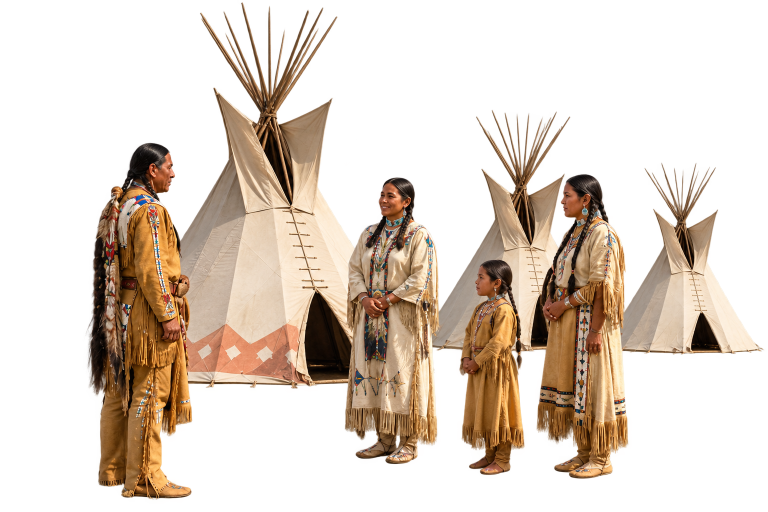
#> input picture ori_promo/assets_user/tipis.png, 1536 x 1024 px (shown at 1/2 size); the run also reads 2 pictures not shown here
$ python make_composites.py
#> lines starting #> are read from the running program, lines starting #| are printed output that depends on the picture
#> in native_scene, `canvas = Image.new("RGBA", (W, H), (0, 0, 0, 0))`: canvas: PIL image 1920x1080 RGBA; every value is 0
#!/usr/bin/env python3
"""Full-frame RGBA scene overlays from the user-supplied transparent
photoreal elements, with contact shadows and light matching. Each scene
is composited onto the footage BEFORE the beat's grade, so the grade
unifies plate and elements."""
from PIL import Image, ImageDraw, ImageFilter, ImageEnhance

W, H = 1920, 1080


def load(path, desat=0.94, bright=1.0, blur=0.5, cool=False):
#> called with path = 'assets_user/tipis.png', desat = 0.94, bright = 1, blur = 0.5, cool = False
    im = Image.open(path).convert("RGBA")
#> im is the input picture: PIL image 1536x1024 RGBA; mean R, G, B, A 65.9, 51.1, 37.6, 91
    r, g, b, a = im.split()
    rgb = Image.merge("RGB", (r, g, b))
    rgb = ImageEnhance.Color(rgb).enhance(desat)
    rgb = ImageEnhance.Brightness(rgb).enhance(bright)
    if cool:  # cold shift for the glacial beat
        ch = rgb.split()
        rgb = Image.merge("RGB", (
            ch[0].point(lambda p: int(p * 0.86)),
            ch[1].point(lambda p: int(p * 0.96)),
            ch[2].point(lambda p: min(int(p * 1.08), 255))))
    out = Image.merge("RGBA", (*rgb.split(), a))
    if blur:
        out = out.filter(ImageFilter.GaussianBlur(blur))
#> call 2 of load, with path = 'assets_user/beadwork.png', desat = 0.94, bright = 1, blur = 0.5, cool = False
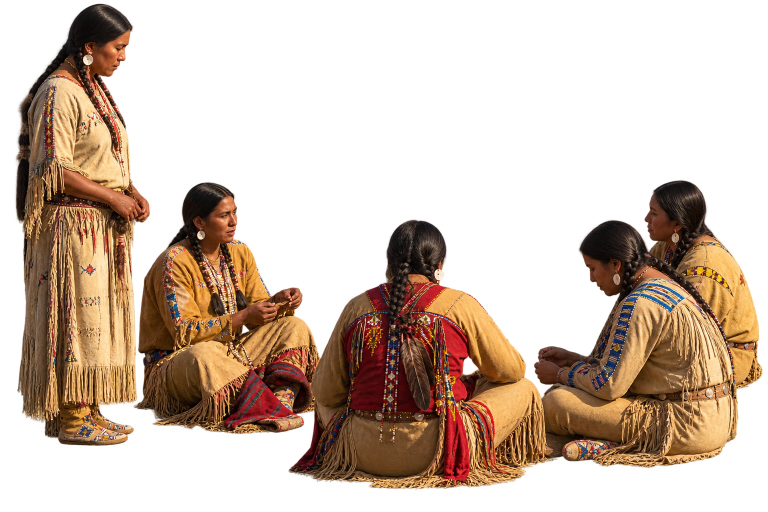
#> input picture ori_promo/assets_user/beadwork.png, 1536 x 1024 px (shown at 1/2 size)
#> in load, im is the input picture: PIL image 1536x1024 RGBA; mean R, G, B, A 59.4, 39.7, 24.7, 102.5
    return out


def place(canvas, el, cx, ground_y, target_h, flip=False, shadow_scale=0.86,
          shadow_alpha=80):
#> called with cx = 1430, ground_y = 890, target_h = 330, flip = False, shadow_scale = 0.86, shadow_alpha = 65
    w = int(el.width * target_h / el.height)
#> w = 495
    im = el.resize((w, target_h), Image.LANCZOS)
#> im: PIL image 495x330 RGBA
    if flip:
        im = im.transpose(Image.FLIP_LEFT_RIGHT)
    sw = int(w * shadow_scale)
#> sw = 425
    sh = max(int(sw * 0.10), 12)
#> sh = 42
    sc = Image.new("RGBA", (sw + 60, sh + 60), (0, 0, 0, 0))
#> sc: PIL image 485x102 RGBA; every value is 0
    ImageDraw.Draw(sc).ellipse((30, 30, 30 + sw, 30 + sh),
                               fill=(10, 8, 5, shadow_alpha))
    sc = sc.filter(ImageFilter.GaussianBlur(11))
    canvas.alpha_composite(sc, (cx - sw // 2 - 30, ground_y - sh // 2 - 30))
    canvas.alpha_composite(im, (cx - w // 2, ground_y - im.height))


def native_scene():
    """6808 @ ~27s. Perspective ladder from the plate: far-path people
    measure ~80px (1m ~ 46px at y~650), rising to ~200px/m at the near
    lawn. Three depth planes, diagonal composition: camp mid-left past
    the path, an echo camp far-right on the bank, beadwork circle near-
    right in the foreground."""
    canvas = Image.new("RGBA", (W, H), (0, 0, 0, 0))
    tipis = load("assets_user/tipis.png")
    beadwork = load("assets_user/beadwork.png")
    # main camp mid-right lawn (adults ~190px at ~150px/m)
    place(canvas, tipis, 1430, 890, 330, shadow_alpha=65)
    # beadwork circle near-left foreground (seated ~200px)
    place(canvas, beadwork, 560, 1035, 295, shadow_alpha=75)
#> in place (call 2), `sc = Image.new("RGBA", (sw + 60, sh + 60), (0, 0, 0, 0))`: sc: PIL image 440x98 RGBA; every value is 0
    canvas.save("work/overlays_h/scene_native.png")


def pioneer_scene():
    """6805 @ ~28s. Anchors: trash can ~75px at y~650 (1m ~ 70px),
    ~165px/m at y~950. Camp staged against the stone ruins pile so it
    belongs to the environment, with a warm firelight pool spilling
    onto the grass."""
    canvas = Image.new("RGBA", (W, H), (0, 0, 0, 0))
    pioneers = load("assets_user/pioneers.png")
#> call 3 of load, with path = 'assets_user/pioneers.png', desat = 0.94, bright = 1, blur = 0.5, cool = False
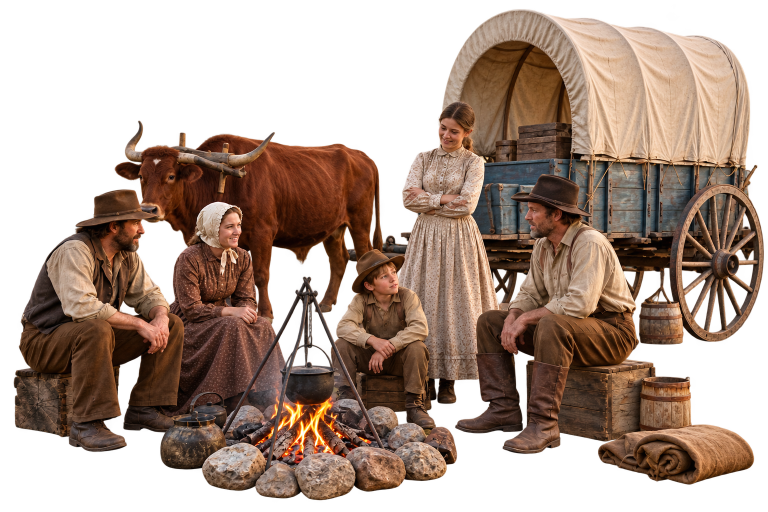
#> input picture ori_promo/assets_user/pioneers.png, 1536 x 1024 px (shown at 1/2 size)
#> in load, im is the input picture: PIL image 1536x1024 RGBA; mean R, G, B, A 99.1, 71.9, 55.5, 150.5
#> in load (call 3), `r, g, b, a = im.split()`:
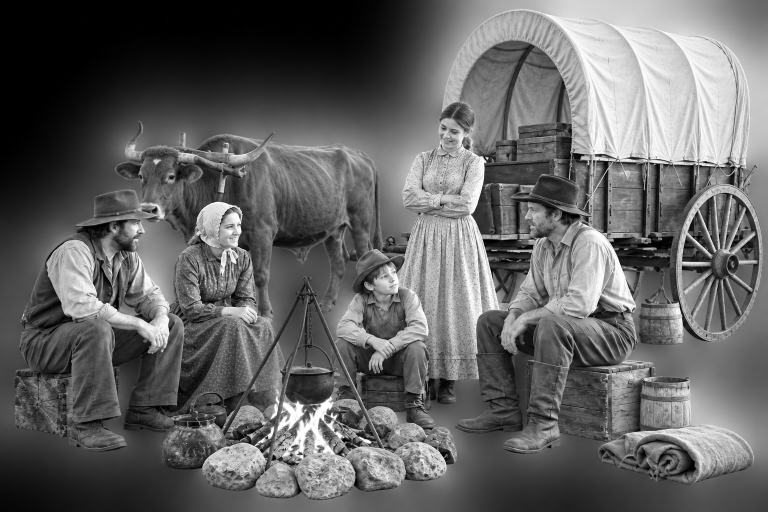
#> r: PIL image 1536x1024 L (shown at 1/2 size); min 0, max 255, mean 99.1
#> in load (call 3), `r, g, b, a = im.split()`:
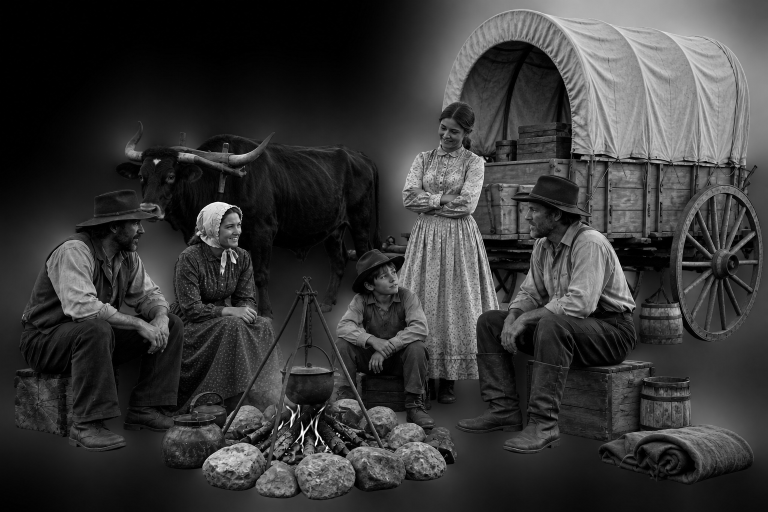
#> b: PIL image 1536x1024 L (shown at 1/2 size); min 0, max 255, mean 55.5
#> in load (call 3), `r, g, b, a = im.split()`:
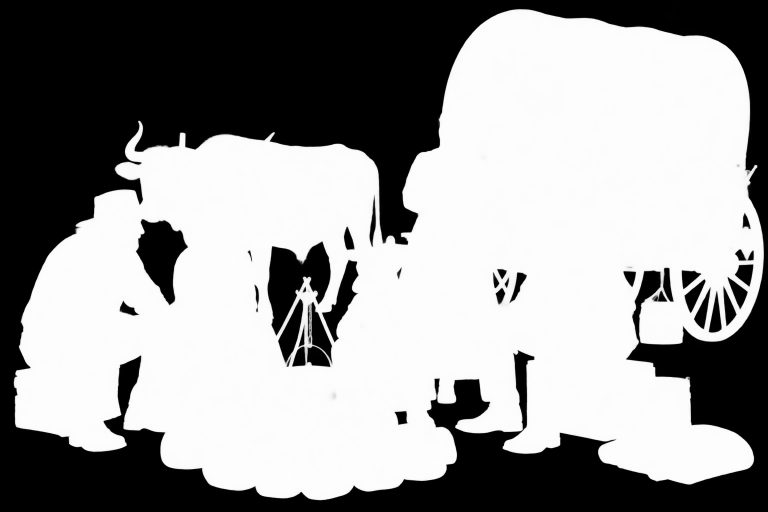
#> a: PIL image 1536x1024 L (shown at 1/2 size); min 0, max 254, mean 150.5
    place(canvas, pioneers, 1180, 950, 440, shadow_alpha=70)
#> call 3 of place, with cx = 1180, ground_y = 950, target_h = 440, flip = False, shadow_scale = 0.86, shadow_alpha = 70
#> in place (call 3), `sc = Image.new("RGBA", (sw + 60, sh + 60), (0, 0, 0, 0))`: sc: PIL image 627x116 RGBA; every value is 0
#> in place (call 3), `sc = sc.filter(ImageFilter.GaussianBlur(11))`:
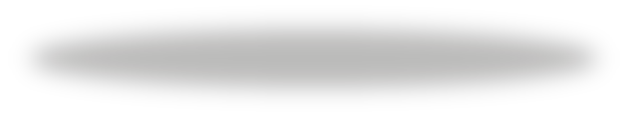
#> sc: PIL image 627x116 RGBA; mean R, G, B, A 3.5, 2.8, 1.7, 24.5; transparent parts drawn white
    # firelight spill on the grass under the campfire
    gw = int(1536 * 440 / 1024)
    fx, fy = int(1180 - gw / 2 + 0.48 * gw), int(950 - 0.10 * 440)
    glow = Image.new("RGBA", (520, 300), (0, 0, 0, 0))
#> glow: PIL image 520x300 RGBA; every value is 0
    gd = ImageDraw.Draw(glow)
    for r, a in [(250, 26), (185, 40), (120, 60)]:
        gd.ellipse((260 - r, 150 - r // 2, 260 + r, 150 + r // 2),
                   fill=(255, 176, 88, a))
    glow = glow.filter(ImageFilter.GaussianBlur(28))
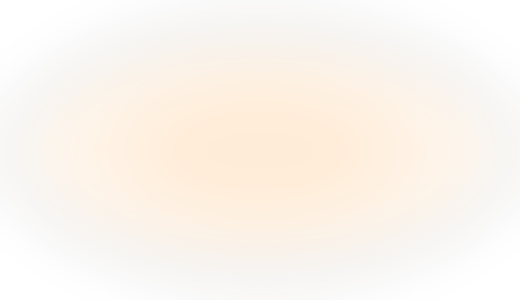
#> glow: PIL image 520x300 RGBA; mean R, G, B, A 158.9, 109.6, 54.8, 24; transparent parts drawn white
    canvas.alpha_composite(glow, (fx - 260, fy - 150))
    canvas.save("work/overlays_h/scene_pioneers.png")


def wash(el, amount, color=(232, 244, 252)):
    """Atmospheric perspective: haze between viewer and subject."""
    hz = Image.new("RGBA", el.size, (*color, 0))
    hz.putalpha(el.split()[3].point(lambda p: int(p * amount)))
    out = el.copy()
    out.alpha_composite(hz)
    return out


def ice_animals():
    """Frozen 6682 still, scaled from real anchors: people on the far
    bank measure ~30px, so 1m ~ 17px there; the mid rock outcrop is
    ~2.2x closer (1m ~ 38px). Depth hierarchy: distant herd on the far
    bank, hero mammoth crossing the mid outcrop, big low-key sabertooth
    prowling into frame as the near framing element."""
    canvas = Image.new("RGBA", (W, H), (0, 0, 0, 0))
    mam = load("assets_user/mammoth.png", desat=0.75, bright=0.95, cool=True)
    saber = load("assets_user/sabertooth.png", desat=0.72, bright=0.62, cool=True)

    # far herd on the upper bank (ground line y~300): 3.6m tall -> ~62px
    place(canvas, wash(mam, 0.34), 1620, 302, 62, flip=True, shadow_alpha=28)
    place(canvas, wash(mam, 0.30), 1755, 306, 55, shadow_alpha=24)
    # hero on the mid-left outcrop top (y~385): 3.6m -> ~145px
    place(canvas, wash(mam, 0.12), 585, 388, 148, flip=True, shadow_alpha=55)
    # near sabertooth: cold-washed into the duotone, prowling toward
    # the falls, partially cropped at bottom-left
    saber = wash(saber, 0.24, color=(150, 190, 225))
    place(canvas, saber, 300, 1135, 470, flip=True, shadow_alpha=40)
    canvas.save("work/overlays_h/animals_ice.png")


if __name__ == "__main__":
    native_scene()
    pioneer_scene()
    ice_animals()
    print("scene composites done")
